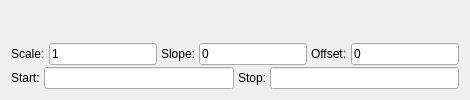
     <widget class="QWidget" name="tabPlot">
      <attribute name="title">
       <string>Plot</string>
      </attribute>
      <layout class="QGridLayout" name="gridLayout_3">
       <property name="horizontalSpacing">
        <number>4</number>
       </property>
       <property name="verticalSpacing">
        <number>2</number>
       </property>
       <item row="0" column="0" colspan="7">
        <widget class="QwtPlot" name="plot">
         <property name="sizePolicy">
          <sizepolicy hsizetype="Preferred" vsizetype="Preferred">
           <horstretch>0</horstretch>
           <verstretch>0</verstretch>
          </sizepolicy>
         </property>
        </widget>
       </item>
       <item row="1" column="0">
        <widget class="QLabel" name="label_14">
         <property name="sizePolicy">
          <sizepolicy hsizetype="Fixed" vsizetype="Preferred">
           <horstretch>0</horstretch>
           <verstretch>0</verstretch>
          </sizepolicy>
         </property>
         <property name="text">
          <string>Scale:</string>
         </property>
        </widget>
       </item>
       <item row="1" column="1">
        <widget class="QLineEdit" name="editScale">
         <property name="text">
          <string>1</string>
         </property>
        </widget>
       </item>
       <item row="1" column="2">
        <widget class="QLabel" name="label_32">
         <property name="sizePolicy">
          <sizepolicy hsizetype="Fixed" vsizetype="Preferred">
           <horstretch>0</horstretch>
           <verstretch>0</verstretch>
          </sizepolicy>
         </property>
         <property name="text">
          <string>Slope:</string>
         </property>
        </widget>
       </item>
       <item row="1" column="3" colspan="2">
        <widget class="QLineEdit" name="editSlope">
         <property name="text">
          <string>0</string>
         </property>
        </widget>
       </item>
       <item row="1" column="5">
        <widget class="QLabel" name="label_15">
         <property name="sizePolicy">
          <sizepolicy hsizetype="Fixed" vsizetype="Preferred">
           <horstretch>0</horstretch>
           <verstretch>0</verstretch>
          </sizepolicy>
         </property>
         <property name="text">
          <string>Offset:</string>
         </property>
        </widget>
       </item>
       <item row="1" column="6">
        <widget class="QLineEdit" name="editOffs">
         <property name="text">
          <string>0</string>
         </property>
        </widget>
       </item>
       <item row="2" column="0" colspan="7">
        <widget class="QFrame" name="frame_8">
         <property name="sizePolicy">
          <sizepolicy hsizetype="Preferred" vsizetype="Fixed">
           <horstretch>0</horstretch>
           <verstretch>0</verstretch>
          </sizepolicy>
         </property>
         <layout class="QGridLayout" name="gridLayout_14" rowstretch="0">
          <property name="margin">
           <number>0</number>
          </property>
          <property name="spacing">
           <number>4</number>
          </property>
          <item row="0" column="0">
           <widget class="QLabel" name="label_16">
            <property name="sizePolicy">
             <sizepolicy hsizetype="Fixed" vsizetype="Preferred">
              <horstretch>0</horstretch>
              <verstretch>0</verstretch>
             </sizepolicy>
            </property>
            <property name="text">
             <string>Start:</string>
            </property>
           </widget>
          </item>
          <item row="0" column="1">
           <widget class="QLineEdit" name="editStartTime">
            <property name="toolTip">
             <string>Start time.</string>
            </property>
            <property name="readOnly">
             <bool>true</bool>
            </property>
           </widget>
          </item>
          <item row="0" column="2">
           <widget class="QLabel" name="label_17">
            <property name="sizePolicy">
             <sizepolicy hsizetype="Fixed" vsizetype="Preferred">
              <horstretch>0</horstretch>
              <verstretch>0</verstretch>
             </sizepolicy>
            </property>
            <property name="text">
             <string>Stop:</string>
            </property>
           </widget>
          </item>
          <item row="0" column="3">
           <widget class="QLineEdit" name="editStopTime">
            <property name="toolTip">
             <string>Estimated stop time.</string>
            </property>
            <property name="readOnly">
             <bool>true</bool>
            </property>
           </widget>
          </item>
         </layout>
        </widget>
       </item>
      </layout>
     </widget>
